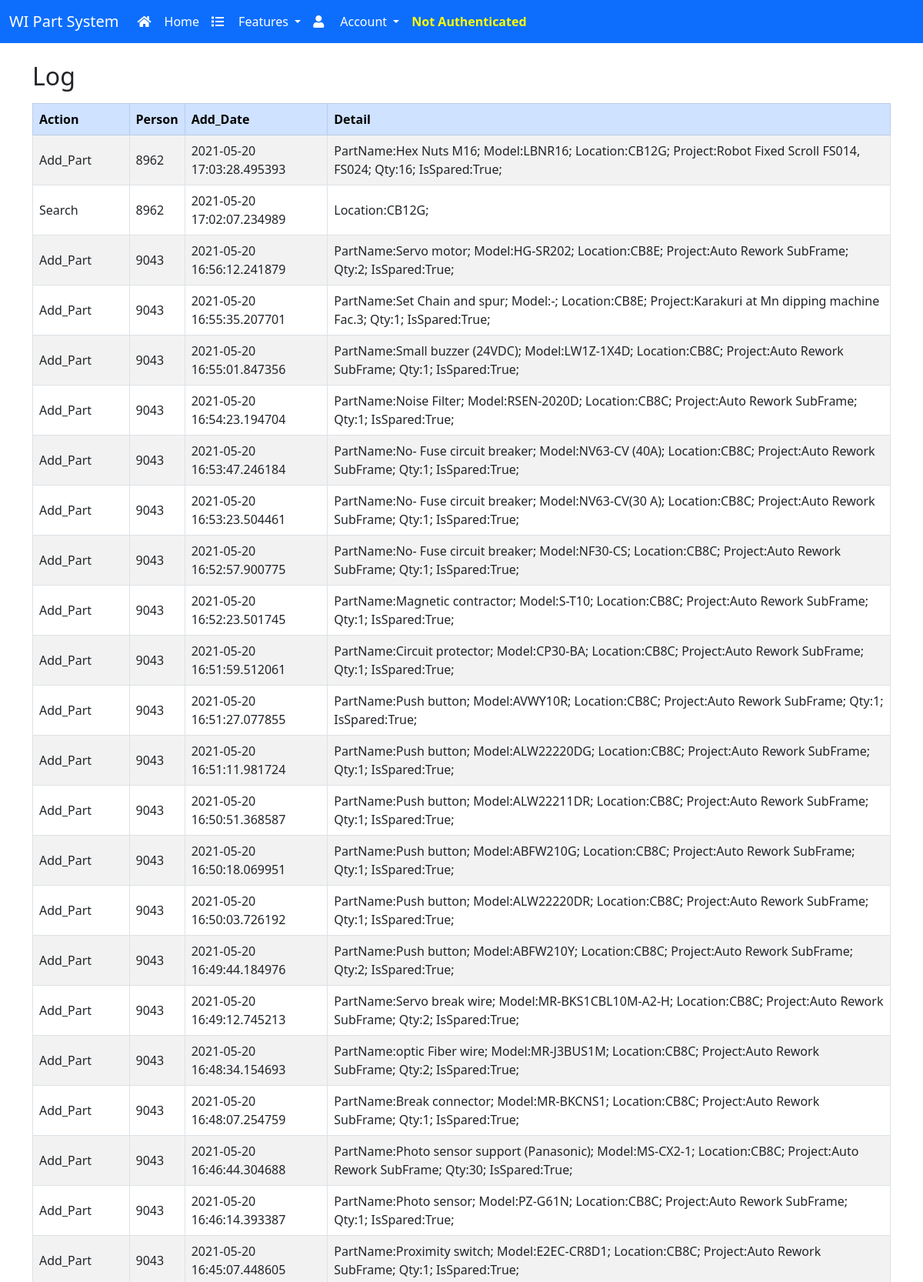
Screenshot of /log/ (upper part) with the database file from the repository.
### app.py (models this page shows)
class Log(db.Model):
    ID = db.Column(db.Integer, primary_key=True, autoincrement=True)
    Action = db.Column(db.Text, nullable=False)
    Person = db.Column(db.Text, nullable=False)
    Add_Date = db.Column(db.DateTime, default=datetime.today)
    Detail = db.Column(db.Text)

### app.py (the view)
@app.route('/log/')
def show_log():
    return render_template(
        'show-log.html',
        logs = Log.query.order_by(Log.ID.desc()).limit(100)
    )

### templates/show-log.html (shortened to what this page needs)
{% extends 'base-newer.html' %}
{% block content %}
<div class="container" style="align-items: center;">
    <h2 class="mb-3">Log</h2>
    <div class="table-responsive-sm">
        <table id="example" class="table table-striped table-bordered align-middle" style="width:100%">
            <thead class="thead-light">
                <tr class="table-primary">
                    <th>Action</th>
                    <th>Person</th>
                    <th>Add_Date</th>
                    <th>Detail</th>
                </tr>
            </thead>
            <tbody>
                {% for log in logs %}
                <tr>
                    <td>{{log.Action}}</td>
                    <td>{{log.Person}}</td>
                    <td>{{log.Add_Date}}</td>
                    <td>{{log.Detail}}</td>
                </tr>
                {% endfor %}
            </tbody>
        </table>
    </div>
</div>
{% endblock content %}

### static/css/style.css (style rules this page uses)
body { padding-bottom: 50px; }

### rows the page displays
Log: Action "Add_Part", Person "8962", Add_Date "2021-05-20 17:03:28.495393", Detail "PartName:Hex Nuts M16; Model:LBNR16; Location:CB12G; Project:Robot Fixed Scroll FS014, FS024; Qty:16; IsSpared:True;"
Log: Action "Search", Person "8962", Add_Date "2021-05-20 17:02:07.234989", Detail "Location:CB12G;"
Log: Action "Add_Part", Person "9043", Add_Date "2021-05-20 16:56:12.241879", Detail "PartName:Servo motor; Model:HG-SR202; Location:CB8E; Project:Auto Rework SubFrame; Qty:2; IsSpared:True;"
Log: Action "Add_Part", Person "9043", Add_Date "2021-05-20 16:55:35.207701", Detail "PartName:Set Chain and spur; Model:-; Location:CB8E; Project:Karakuri at Mn dipping machine Fac.3; Qty:1; IsSpared:True;"
Log: Action "Add_Part", Person "9043", Add_Date "2021-05-20 16:55:01.847356", Detail "PartName:Small buzzer (24VDC); Model:LW1Z-1X4D; Location:CB8C; Project:Auto Rework SubFrame; Qty:1; IsSpared:True;"
Log: Action "Add_Part", Person "9043", Add_Date "2021-05-20 16:54:23.194704", Detail "PartName:Noise Filter; Model:RSEN-2020D; Location:CB8C; Project:Auto Rework SubFrame; Qty:1; IsSpared:True;"
Log: Action "Add_Part", Person "9043", Add_Date "2021-05-20 16:53:47.246184", Detail "PartName:No- Fuse circuit breaker; Model:NV63-CV (40A); Location:CB8C; Project:Auto Rework SubFrame; Qty:1; IsSpared:True;"
Log: Action "Add_Part", Person "9043", Add_Date "2021-05-20 16:53:23.504461", Detail "PartName:No- Fuse circuit breaker; Model:NV63-CV(30 A); Location:CB8C; Project:Auto Rework SubFrame; Qty:1; IsSpared:True;"
Log: Action "Add_Part", Person "9043", Add_Date "2021-05-20 16:52:57.900775", Detail "PartName:No- Fuse circuit breaker; Model:NF30-CS; Location:CB8C; Project:Auto Rework SubFrame; Qty:1; IsSpared:True;"
Log: Action "Add_Part", Person "9043", Add_Date "2021-05-20 16:52:23.501745", Detail "PartName:Magnetic contractor; Model:S-T10; Location:CB8C; Project:Auto Rework SubFrame; Qty:1; IsSpared:True;"
Log: Action "Add_Part", Person "9043", Add_Date "2021-05-20 16:51:59.512061", Detail "PartName:Circuit protector; Model:CP30-BA; Location:CB8C; Project:Auto Rework SubFrame; Qty:1; IsSpared:True;"
Log: Action "Add_Part", Person "9043", Add_Date "2021-05-20 16:51:27.077855", Detail "PartName:Push button; Model:AVWY10R; Location:CB8C; Project:Auto Rework SubFrame; Qty:1; IsSpared:True;"
Log: Action "Add_Part", Person "9043", Add_Date "2021-05-20 16:51:11.981724", Detail "PartName:Push button; Model:ALW22220DG; Location:CB8C; Project:Auto Rework SubFrame; Qty:1; IsSpared:True;"
Log: Action "Add_Part", Person "9043", Add_Date "2021-05-20 16:50:51.368587", Detail "PartName:Push button; Model:ALW22211DR; Location:CB8C; Project:Auto Rework SubFrame; Qty:1; IsSpared:True;"
Log: Action "Add_Part", Person "9043", Add_Date "2021-05-20 16:50:18.069951", Detail "PartName:Push button; Model:ABFW210G; Location:CB8C; Project:Auto Rework SubFrame; Qty:1; IsSpared:True;"
Log: Action "Add_Part", Person "9043", Add_Date "2021-05-20 16:50:03.726192", Detail "PartName:Push button; Model:ALW22220DR; Location:CB8C; Project:Auto Rework SubFrame; Qty:1; IsSpared:True;"
Log: Action "Add_Part", Person "9043", Add_Date "2021-05-20 16:49:44.184976", Detail "PartName:Push button; Model:ABFW210Y; Location:CB8C; Project:Auto Rework SubFrame; Qty:2; IsSpared:True;"
Log: Action "Add_Part", Person "9043", Add_Date "2021-05-20 16:49:12.745213", Detail "PartName:Servo break wire; Model:MR-BKS1CBL10M-A2-H; Location:CB8C; Project:Auto Rework SubFrame; Qty:2; IsSpared:True;"
Log: Action "Add_Part", Person "9043", Add_Date "2021-05-20 16:48:34.154693", Detail "PartName:optic Fiber wire; Model:MR-J3BUS1M; Location:CB8C; Project:Auto Rework SubFrame; Qty:2; IsSpared:True;"
Log: Action "Add_Part", Person "9043", Add_Date "2021-05-20 16:48:07.254759", Detail "PartName:Break connector; Model:MR-BKCNS1; Location:CB8C; Project:Auto Rework SubFrame; Qty:1; IsSpared:True;"
Log: Action "Add_Part", Person "9043", Add_Date "2021-05-20 16:46:44.304688", Detail "PartName:Photo sensor support (Panasonic); Model:MS-CX2-1; Location:CB8C; Project:Auto Rework SubFrame; Qty:30; IsSpared:True;"
Log: Action "Add_Part", Person "9043", Add_Date "2021-05-20 16:46:14.393387", Detail "PartName:Photo sensor; Model:PZ-G61N; Location:CB8C; Project:Auto Rework SubFrame; Qty:1; IsSpared:True;"
Log: Action "Add_Part", Person "9043", Add_Date "2021-05-20 16:45:07.448605", Detail "PartName:Proximity switch; Model:E2EC-CR8D1; Location:CB8C; Project:Auto Rework SubFrame; Qty:1; IsSpared:True;"
